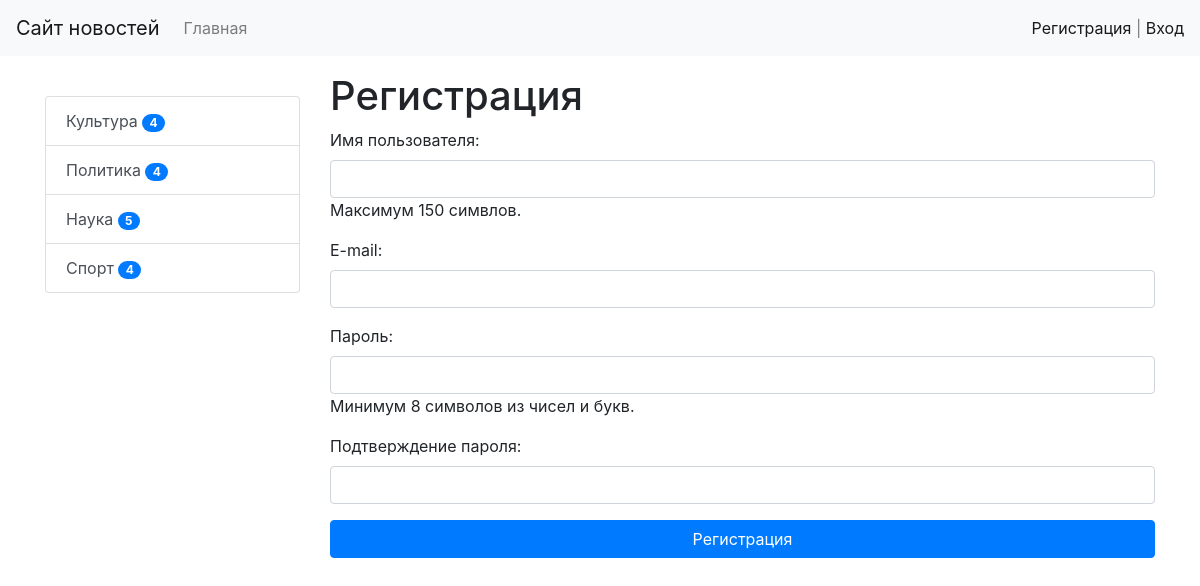
Screenshot of /register/ with the database file from the repository.
### news/models.py (models this page shows, shortened)
class Category(models.Model):
    title = models.CharField(max_length=150, db_index=True, verbose_name='Наименование категории')
    def get_absolute_url(self):
        return reverse('category', kwargs={"category_id": self.pk})
    class Meta:
        verbose_name = 'Категория'
        verbose_name_plural = 'Категории'
        ordering = ['title']

### news/views.py (the view)
# urls.py: path('register/', register, name='register'),
def register(request):
    if request.method == 'POST':
        form = UserRegisterForm(request.POST)
        if form.is_valid():
            user = form.save()
            login(request, user)
            messages.success(request, 'Вы успешно зарегистрировались!')
            return redirect('login')
        else:
            messages.error(request, 'Ошибка регистрации!')
    else:
        form = UserRegisterForm()
    return render(request, 'news/register.html', {'form': form})

### news/forms.py
class UserRegisterForm(UserCreationForm):
    username = forms.CharField(label='Имя пользователя', help_text='Максимум 150 симвлов.',
                               widget=forms.TextInput(attrs={'class': 'form-control'}))
    password1 = forms.CharField(label='Пароль', help_text='Минимум 8 символов из чисел и букв.',
                                widget=forms.PasswordInput(attrs={'class': 'form-control'}))
    password2 = forms.CharField(label='Подтверждение пароля',
                                widget=forms.PasswordInput(attrs={'class': 'form-control'}))
    email = forms.EmailField(label='E-mail',
                             widget=forms.EmailInput(attrs={'class': 'form-control'}))
    class Meta:
        model = User
        fields = ('username', 'email', 'password1', 'password2')

### news/templatetags/news_tags.py (called while the page is built)
@register.inclusion_tag('news/list_categories.html')
def show_categories(arg1='Hello', arg2='world'):
    categories = Category.objects.annotate(cnt=Count('news', filter=F('news__is_published'))).filter(cnt__gt=0)
    return {'categories': categories, "arg1": arg1, "arg2": arg2}

### news/templates/news/register.html (shortened to what this page needs)
{% extends 'base.html' %}
{% block sidebar %}
{% include 'inc/_sidebar.html' %}
{%endblock%}
{% block content %}
<h1>Регистрация</h1>
<form method="post">
    {{form.as_p}}
    <button type="submit" class="btn btn-primary btn-block">Регистрация</button>
</form>
{%endblock%}

### news/templates/news/list_categories.html
<div class="list-group">
    {% for item_category in categories%}
    <a href="{{ item_category.get_absolute_url }}" class="list-group-item list-group-item-action">{{item_category.title}}  <span class="badge badge-primary badge-pill">{{item_category.cnt}}</span></a>
    {% endfor %}
</div>

### mysite/static/css/style.css (style rules this page uses)
body { background-color: #fefefe; }

### rows the page displays
Category: title "Культура", cnt "4"
Category: title "Политика", cnt "4"
Category: title "Наука", cnt "5"
Category: title "Спорт", cnt "4"
